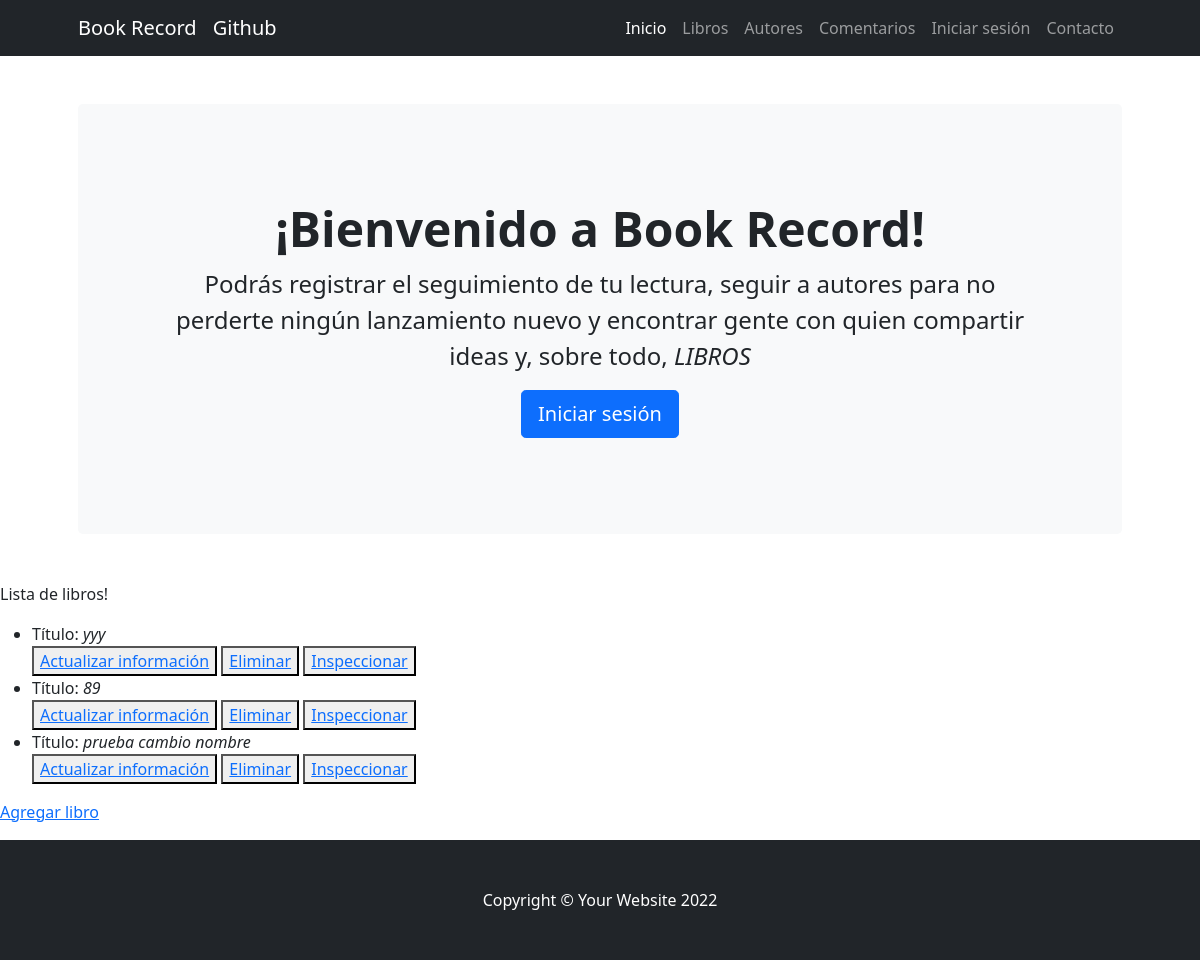
/book/list/, run on the app's committed database.
### BookRecord/models.py (models this page shows, shortened)
class Book(models.Model):
    title = models.CharField(max_length=40)
    description = models.CharField(max_length=400)
    author = models.CharField(max_length=40)
    date = models.DateField(max_length=40)
    pages = models.IntegerField()
    rating = models.IntegerField()
    comments = models.CharField(max_length=40)
    genre = models.CharField(max_length=40)

### BookRecord/views.py (the view)
# urls.py: path('book/list/', views.View_books.as_view(), name='list_books'),
class View_books(ListView):
    model = Book
    template_name = 'BookRecord/book_list.html'

### BookRecord/template/BookRecord/book_list.html
{% extends "BookRecord/template.html" %}
{% load static %}
{% block changing_content  %}
  <p>Lista de libros!</p>
  <ul>
    {% for i in object_list %}
    <li>
      Título: <i>{{i.title}}</i>
      <div>
        <button><a href="{% url 'update_book' i.id %}">Actualizar información</a></button>
        <button><a href="{% url 'delete_book' i.id %}">Eliminar</a></button>
        <button><a href="{% url 'detail_book' i.id %}">Inspeccionar</a></button>
      </div>
    </li>
    {% endfor %}
  </ul>
  <p><a href="{% url 'create_book' %}">Agregar libro</a></p>
{% endblock %}

### data on the page
Book: title "yyy"
Book: title "89"
Book: title "prueba cambio nombre"
